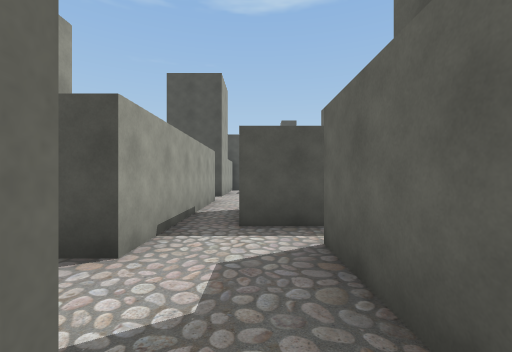
view 1 (above)

17 first-person views from a walk through a scene from a Unity 3-D project. The camera is 1.5 m above the floor, looks level and sees 90° across. The floor is counted in squares, 2 m on a side. Each view is taken from the middle of a square. On the plan, view 1 faces up. The plan holds only what a view shows up to about 9 squares ahead; the rest is blank. The player is left out.

view 2
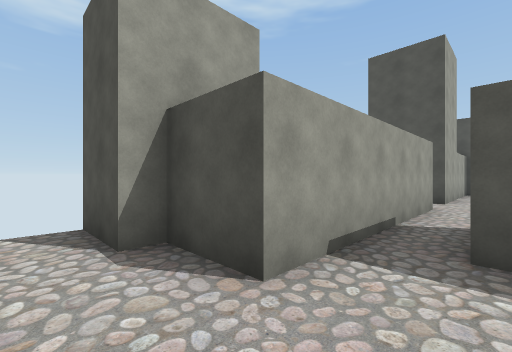

view 3
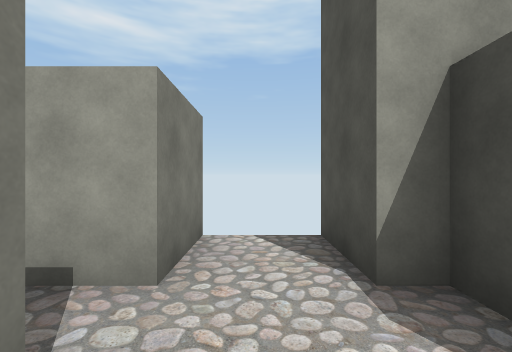

view 4
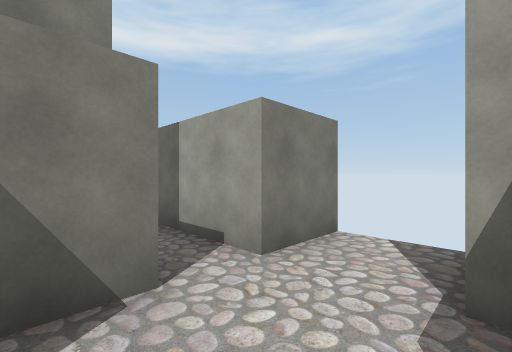

view 5
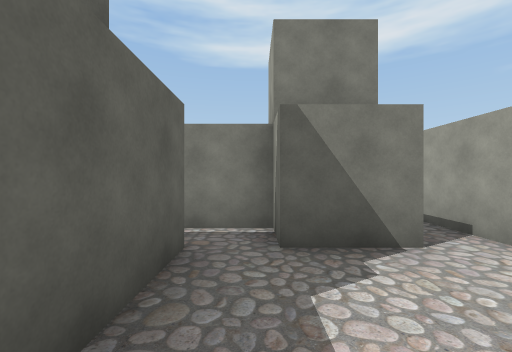

view 6
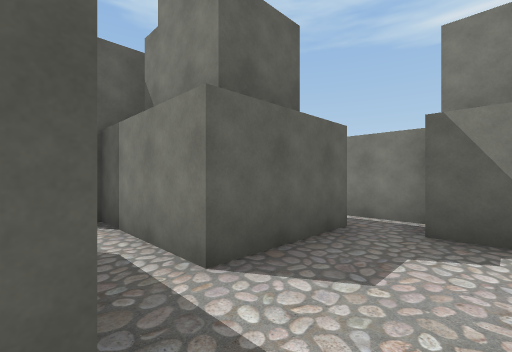

view 7
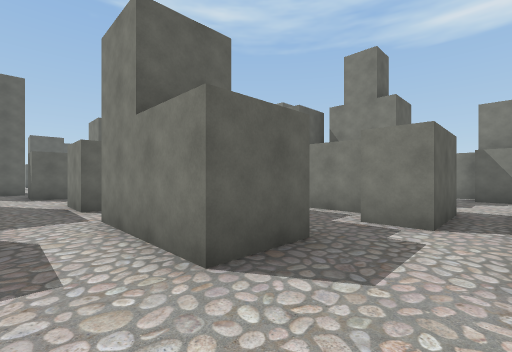

view 8
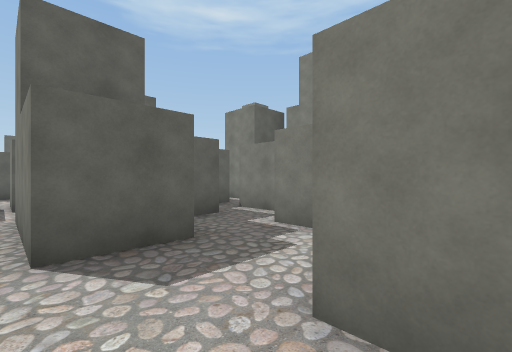

view 9
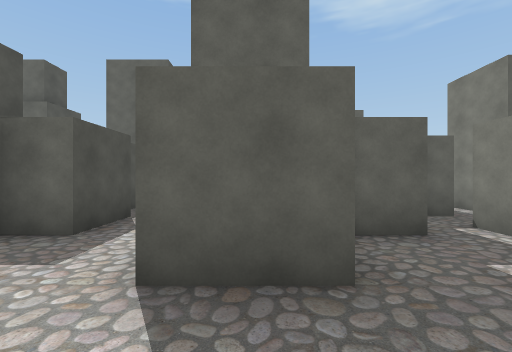

view 10
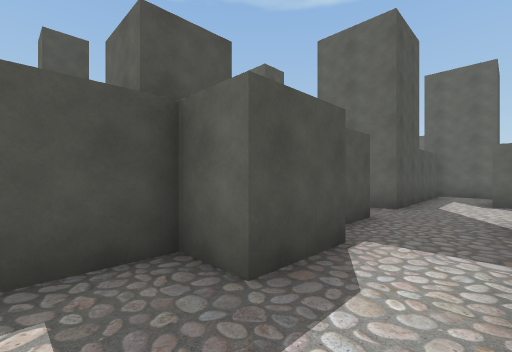

view 11
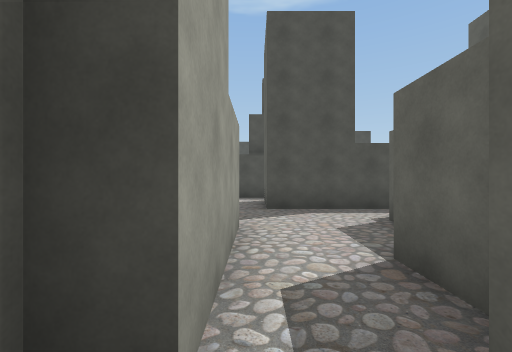

view 12
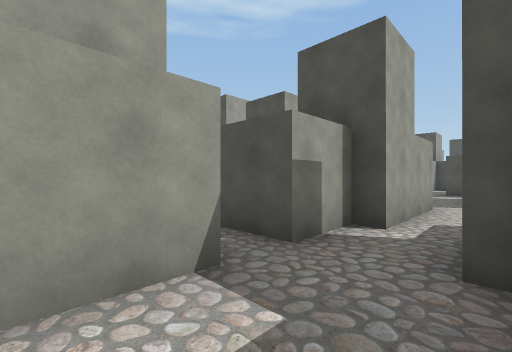

view 13
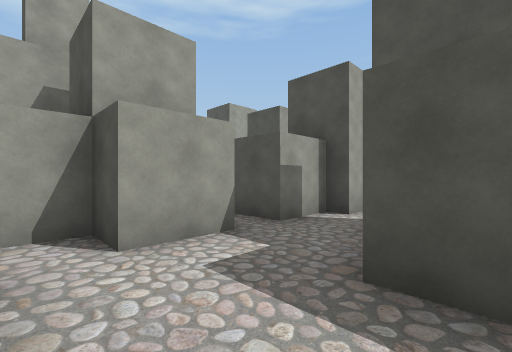

view 14
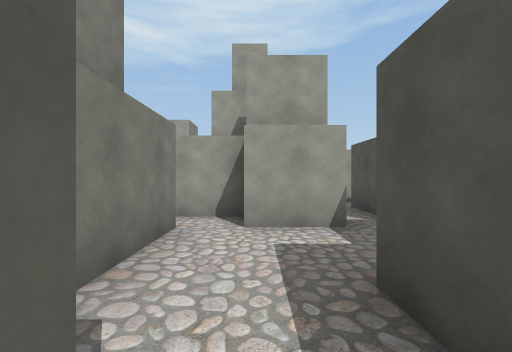

view 15
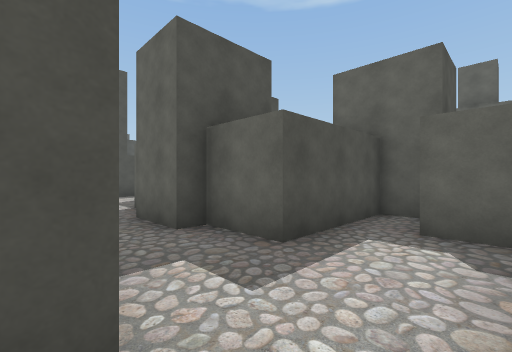

view 16
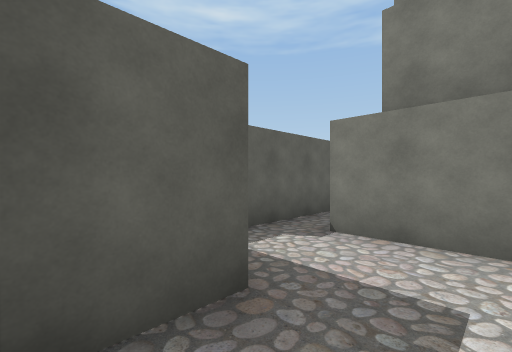

view 17
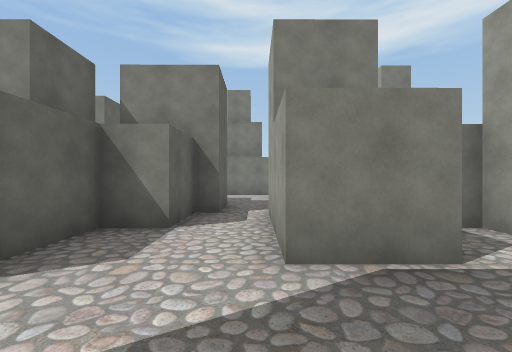

### Floor plan
Key: @ floor where view 1 was taken; # wall or solid block; . floor.
Columns run from 4 left of view 1 to 13 right of it. Each row starts with its distance up from view 1.
 14            #
 13            .
 12   #. ###  ..#
 11   #. ..###..####
 10   #..............#
  9   ............#.
  8   ...###..#...#
  7   #....####..##
  6   #....## #..#
  5   #.#...###.##
  4   #.###......#
  3  ##.....###..###
  2 ##...######....#
  1 .....#   #....##
  0 ##.#@.     ##.#
 -1  #.###        #
 -2  #

Positions as (right, up) in squares from view 1, and headings:
1: (0, 0), facing up
2: (0, 1), facing up-left
3: (-1, 1), facing left
4: (-1, 2), facing down-left
5: (0, 3), facing down
6: (-1, 4), facing down-right
7: (-1, 10), facing down-right
8: (-2, 9), facing down-right
9: (-1, 8), facing right
10: (1, 9), facing up-right
11: (7, 5), facing up
12: (8, 2), facing up-left
13: (9, 1), facing up-left
14: (10, 2), facing left
15: (6, 1), facing up-right
16: (7, 4), facing down-right
17: (7, 11), facing down
